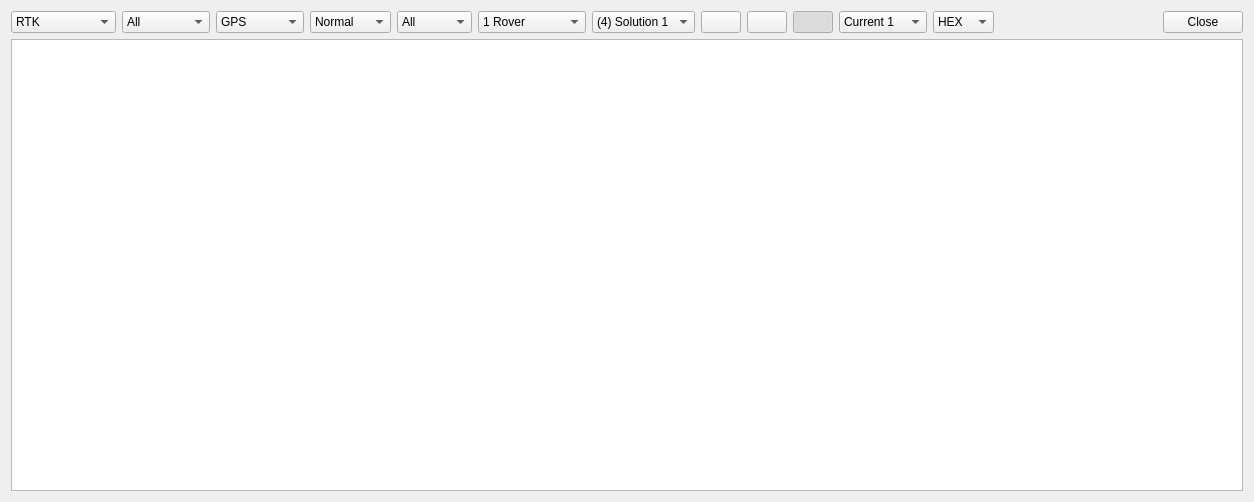
<?xml version="1.0" encoding="UTF-8"?>
<ui version="4.0">
 <class>MonitorDialog</class>
 <widget class="QWidget" name="MonitorDialog">
  <property name="geometry">
   <rect>
    <x>0</x>
    <y>0</y>
    <width>1254</width>
    <height>502</height>
   </rect>
  </property>
  <property name="windowTitle">
   <string>RTK Monitor</string>
  </property>
  <property name="toolTip">
   <string/>
  </property>
  <layout class="QVBoxLayout" name="verticalLayout">
   <item>
    <widget class="QWidget" name="panelTools" native="true">
     <property name="text" stdset="0">
      <string/>
     </property>
     <layout class="QHBoxLayout" name="horizontalLayout">
      <property name="leftMargin">
       <number>0</number>
      </property>
      <property name="topMargin">
       <number>0</number>
      </property>
      <property name="rightMargin">
       <number>0</number>
      </property>
      <property name="bottomMargin">
       <number>0</number>
      </property>
      <item>
       <widget class="QComboBox" name="cBType">
        <property name="toolTip">
         <string>Select Information to display</string>
        </property>
        <property name="maxVisibleItems">
         <number>40</number>
        </property>
        <item>
         <property name="text">
          <string>RTK</string>
         </property>
        </item>
        <item>
         <property name="text">
          <string>Obs Data</string>
         </property>
        </item>
        <item>
         <property name="text">
          <string>Nav Data</string>
         </property>
        </item>
        <item>
         <property name="text">
          <string>Time/Iono</string>
         </property>
        </item>
        <item>
         <property name="text">
          <string>Streams</string>
         </property>
        </item>
        <item>
         <property name="text">
          <string>Sat Status</string>
         </property>
        </item>
        <item>
         <property name="text">
          <string>States</string>
         </property>
        </item>
        <item>
         <property name="text">
          <string>Covariance</string>
         </property>
        </item>
        <item>
         <property name="text">
          <string>SBAS Msgs</string>
         </property>
        </item>
        <item>
         <property name="text">
          <string>SBAS Long</string>
         </property>
        </item>
        <item>
         <property name="text">
          <string>SBAS Iono</string>
         </property>
        </item>
        <item>
         <property name="text">
          <string>SBAS Fast</string>
         </property>
        </item>
        <item>
         <property name="text">
          <string>RTCM Msgs</string>
         </property>
        </item>
        <item>
         <property name="text">
          <string>RTCM DGPS</string>
         </property>
        </item>
        <item>
         <property name="text">
          <string>RTCM SSR</string>
         </property>
        </item>
        <item>
         <property name="text">
          <string>Station Info</string>
         </property>
        </item>
        <item>
         <property name="text">
          <string>Input</string>
         </property>
        </item>
        <item>
         <property name="text">
          <string>Output</string>
         </property>
        </item>
        <item>
         <property name="text">
          <string>Error/Warning</string>
         </property>
        </item>
       </widget>
      </item>
      <item>
       <widget class="QComboBox" name="cBSelectNavigationSystems">
        <property name="toolTip">
         <string>Select navigation systems</string>
        </property>
        <item>
         <property name="text">
          <string>All</string>
         </property>
        </item>
        <item>
         <property name="text">
          <string>GPS</string>
         </property>
        </item>
        <item>
         <property name="text">
          <string>GLONASS</string>
         </property>
        </item>
        <item>
         <property name="text">
          <string>Galileo</string>
         </property>
        </item>
        <item>
         <property name="text">
          <string>QZSS</string>
         </property>
        </item>
        <item>
         <property name="text">
          <string>BDS-2</string>
         </property>
        </item>
        <item>
         <property name="text">
          <string>BDS-3</string>
         </property>
        </item>
        <item>
         <property name="text">
          <string>NavIC</string>
         </property>
        </item>
        <item>
         <property name="text">
          <string>SBAS</string>
         </property>
        </item>
       </widget>
      </item>
      <item>
       <widget class="QComboBox" name="cBSelectSingleNavigationSystem">
        <property name="toolTip">
         <string>Select nagivation system</string>
        </property>
        <item>
         <property name="text">
          <string>GPS</string>
         </property>
        </item>
        <item>
         <property name="text">
          <string>GLONASS</string>
         </property>
        </item>
        <item>
         <property name="text">
          <string>Galileo</string>
         </property>
        </item>
        <item>
         <property name="text">
          <string>QZSS</string>
         </property>
        </item>
        <item>
         <property name="text">
          <string>BDS-2</string>
         </property>
        </item>
        <item>
         <property name="text">
          <string>BDS-3</string>
         </property>
        </item>
        <item>
         <property name="text">
          <string>NavIC</string>
         </property>
        </item>
        <item>
         <property name="text">
          <string>SBAS</string>
         </property>
        </item>
       </widget>
      </item>
      <item>
       <widget class="QComboBox" name="cBSelectObservation">
        <property name="toolTip">
         <string>Select only normal or also the extended observations</string>
        </property>
        <item>
         <property name="text">
          <string>Normal</string>
         </property>
        </item>
        <item>
         <property name="text">
          <string>Extended</string>
         </property>
        </item>
       </widget>
      </item>
      <item>
       <widget class="QComboBox" name="cBSelectSatellites">
        <property name="toolTip">
         <string>Select shown satellies</string>
        </property>
        <item>
         <property name="text">
          <string>All</string>
         </property>
        </item>
        <item>
         <property name="text">
          <string>Only OK</string>
         </property>
        </item>
       </widget>
      </item>
      <item>
       <widget class="QComboBox" name="cBSelectInputStream">
        <property name="toolTip">
         <string>Select stream</string>
        </property>
        <item>
         <property name="text">
          <string>1 Rover</string>
         </property>
        </item>
        <item>
         <property name="text">
          <string>2 Base Station</string>
         </property>
        </item>
        <item>
         <property name="text">
          <string>3 Correction</string>
         </property>
        </item>
        <item>
         <property name="text">
          <string>0 Combined</string>
         </property>
        </item>
       </widget>
      </item>
      <item>
       <widget class="QComboBox" name="cBSelectSolutionStream">
        <property name="toolTip">
         <string>Select stream</string>
        </property>
        <item>
         <property name="text">
          <string>(4) Solution 1</string>
         </property>
        </item>
        <item>
         <property name="text">
          <string>(5) Solution 2</string>
         </property>
        </item>
       </widget>
      </item>
      <item>
       <widget class="QWidget" name="panelControl" native="true">
        <layout class="QHBoxLayout" name="horizontalLayout_2">
         <property name="leftMargin">
          <number>0</number>
         </property>
         <property name="topMargin">
          <number>0</number>
         </property>
         <property name="rightMargin">
          <number>0</number>
         </property>
         <property name="bottomMargin">
          <number>0</number>
         </property>
         <item>
          <widget class="QPushButton" name="btnClear">
           <property name="toolTip">
            <string>Clear Buffer</string>
           </property>
           <property name="icon">
            <iconset resource="../icon/resources.qrc">
             <normaloff>:/buttons/del</normaloff>:/buttons/del</iconset>
           </property>
          </widget>
         </item>
         <item>
          <widget class="QPushButton" name="btnPause">
           <property name="toolTip">
            <string>Pause</string>
           </property>
           <property name="icon">
            <iconset resource="../icon/resources.qrc">
             <normaloff>:/buttons/pause</normaloff>:/buttons/pause</iconset>
           </property>
           <property name="checkable">
            <bool>true</bool>
           </property>
          </widget>
         </item>
         <item>
          <widget class="QPushButton" name="btnDown">
           <property name="toolTip">
            <string>Scroll Down</string>
           </property>
           <property name="icon">
            <iconset resource="../icon/resources.qrc">
             <normaloff>:/buttons/fitd</normaloff>:/buttons/fitd</iconset>
           </property>
           <property name="checkable">
            <bool>true</bool>
           </property>
           <property name="checked">
            <bool>true</bool>
           </property>
          </widget>
         </item>
        </layout>
       </widget>
      </item>
      <item>
       <widget class="QComboBox" name="cBSelectEphemeris">
        <property name="toolTip">
         <string>Select Ephemeris</string>
        </property>
        <item>
         <property name="text">
          <string>Current 1</string>
         </property>
        </item>
        <item>
         <property name="text">
          <string>Current 2</string>
         </property>
        </item>
        <item>
         <property name="text">
          <string>Previous 1</string>
         </property>
        </item>
        <item>
         <property name="text">
          <string>Previous 2</string>
         </property>
        </item>
       </widget>
      </item>
      <item>
       <widget class="QComboBox" name="cBSelectFormat">
        <property name="toolTip">
         <string>Select Display Format</string>
        </property>
        <item>
         <property name="text">
          <string>HEX</string>
         </property>
        </item>
        <item>
         <property name="text">
          <string>ASCII</string>
         </property>
        </item>
       </widget>
      </item>
      <item>
       <widget class="QLabel" name="lblInformation">
        <property name="toolTip">
         <string/>
        </property>
        <property name="text">
         <string/>
        </property>
       </widget>
      </item>
      <item>
       <spacer name="horizontalSpacer">
        <property name="orientation">
         <enum>Qt::Orientation::Horizontal</enum>
        </property>
        <property name="sizeHint" stdset="0">
         <size>
          <width>40</width>
          <height>20</height>
         </size>
        </property>
       </spacer>
      </item>
      <item>
       <widget class="QDialogButtonBox" name="buttonBox">
        <property name="standardButtons">
         <set>QDialogButtonBox::StandardButton::Close</set>
        </property>
       </widget>
      </item>
     </layout>
    </widget>
   </item>
   <item>
    <widget class="QTableWidget" name="tWConsole">
     <property name="alternatingRowColors">
      <bool>true</bool>
     </property>
     <property name="selectionBehavior">
      <enum>QAbstractItemView::SelectionBehavior::SelectRows</enum>
     </property>
    </widget>
   </item>
  </layout>
 </widget>
 <resources>
  <include location="../icon/resources.qrc"/>
 </resources>
 <connections/>
</ui>
